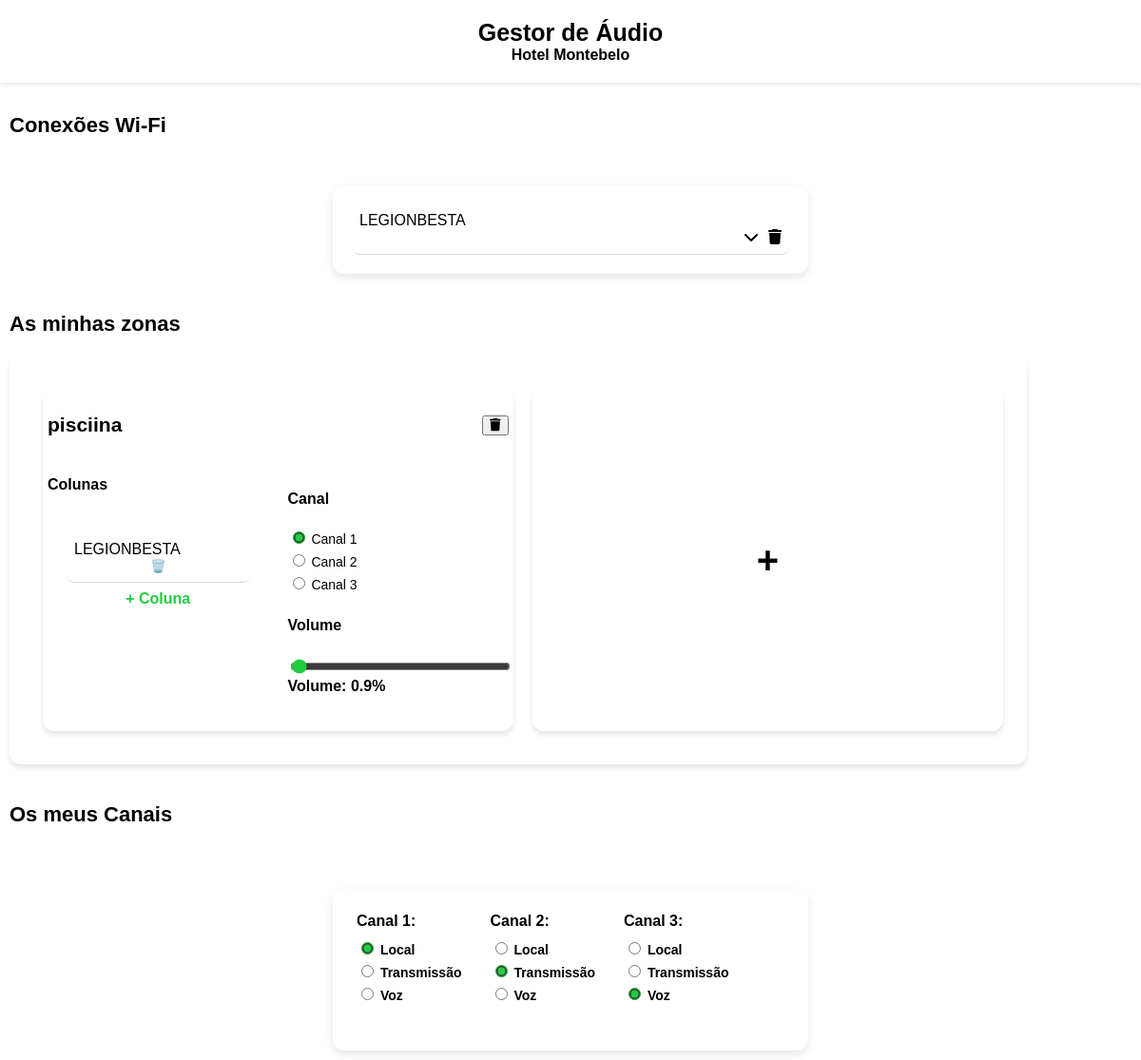
The page / on the database its author committed.
### app.py (models this page shows, shortened)
class Nodes(db.Model):
    id = db.Column(db.Integer, primary_key=True)
    ip = db.Column(db.String(200), nullable=False)
    name = db.Column(db.String(200), nullable=False)
    mac = db.Column(db.String(200), nullable=False)
    area_id = db.Column(db.Integer, db.ForeignKey('areas.id'), nullable=True)

class Areas(db.Model):
    id = db.Column(db.Integer, primary_key=True)
    name = db.Column(db.String(200), nullable=False)
    nodes = db.relationship('Nodes', backref='area', lazy=True)
    channel_id = db.Column(db.Integer, db.ForeignKey('channels.id'), nullable=True)
    volume = db.Column(db.Integer, nullable=False, default=50)

class Channels(db.Model):
    id = db.Column(db.Integer, primary_key=True)
    type = db.Column(db.Enum(ChannelType), nullable=False)  # Enforce restriction
    source = db.Column(db.String(200), nullable=True)

### app.py (the view)
@app.route('/', methods=['GET'])
def index():
    nodes = Nodes.query.order_by(Nodes.id).all()
    areas = Areas.query.order_by(Areas.id).all()
    channels = Channels.query.order_by(Channels.id).all()
    return render_template("index.html", nodes=nodes,areas=areas,channels=channels)

### templates/index.html (shortened to what this page needs)
{% extends 'base.html' %}
{% block body %}
<header>
    <div class="header-content">
        <div class="title">
            <h1>Gestor de Áudio</h1>
            <p>Hotel Montebelo</p>
        </div>
    </div>
</header>
<div class="container">
    <div class="content">
        <h2>Conexões Wi-Fi</h2>
    </div>
</div>
<div class="container centered-container">
    <div class="content">
        <div class="column-box" id="columnBox" style="display: block;">
            {% if nodes|length < 1 %}
            <h1>Nenhum nó encontrado</h1>
            {% else %}
            <div class="column-list" >
                {% for node in nodes %}
                <div class="column-item" onclick="toggleColumnDetails(this)">
                    <span>{{ node.name }}</span>
                    <div class="column-actions" onclick="event.stopPropagation()">
                        <i class="fa-solid fa-chevron-down" onclick="toggleColumnDetails(this)"></i>
                        <a href="/delete/{{ node.id }}"><i class="fa-solid fa-trash" style="color: black;"></i></a>
                    </div>
                </div>
                {% endfor %}
            </div>
            {% endif %}
        </div>
    </div>
</div>
<div class="container">
    <div class="content">
        <h2>As minhas zonas</h2>
        <div class="zone-container">
            {% if areas|length < 1 %}
            <h1>No Areas</h1>
            {% else %}
            {% for area in areas %}
            <div class="zone-box">
                <div class="zone-header">
                    <h3>{{ area.name }}</h3>
                    <button onclick="removeArea('{{ area.name }}')"><i class="fa-solid fa-trash delete-zone"></i></button>
                </div>
                <div class="zone-content">
                    <div class="column-section">
                        <h4>Colunas</h4>
                        <div class="column-list">
                            <div class="column-list">
                                {% for node in nodes if node.area_id == area.id %}
                                <div class="column-item" data-column="{{ node.name }}" data-zone="{{ area.name }}">
                                    <span>{{ node.name }}</span>
                                    <button class="delete-column-button" onclick="removeZoneColumn(this.closest('.column-item'))">🗑️</button>
                                </div>
                                {% endfor %}
                                <div class="add-column-button" onclick="showSelectForZone(this)">
                                    <span>+ Coluna</span>
                                </div>
                            </div>
                        </div>
                    </div>
                    <div class="channel-volume">
                        <div class="channel-section">
                            <h4>Canal</h4>
                            <div class="channel-options">
                                <form action="/update_area_channel" method="POST" id="channelForm">
                                    <label>
                                        <input type="radio" name="channel_id" value="1"
                                            {% if area.channel_id == 1 %} checked {% endif %} style="accent-color: #22cc3f;"> Canal 1
                                    </label>
                                    <label>
                                        <input type="radio" name="channel_id" value="2"
                                            {% if area.channel_id == 2 %} checked {% endif %} style="accent-color: #22cc3f;"> Canal 2
                                    </label>
                                    <label>
                                        <input type="radio" name="channel_id" value="3"
                                            {% if area.channel_id == 3 %} checked {% endif %} style="accent-color: #22cc3f;"> Canal 3
                                    </label>
                                </form>
                            </div>
                        </div>
                        <div class="volume-section">
                            <h4>Volume</h4>
                            <form action="/update_volume" method="POST" class="volume-form">
                                <input type="range" name="volume" min="0" max="100" value="{{ area.volume }}" id="volume-slider">
                                <p id="volume-label">Volume: {{ area.volume }}%</p>
                            </form>
                        </div>
                    </div>
                </div>
            </div>
            {% endfor %}
            {% endif %}
            <div class="zone-box add-zone" id="addAreaButton" onclick="addArea() ">
                <span>+</span>
            </div>
        </div>
    </div>
</div>
<div class="container">
    <div class="content">
        <h2>Os meus Canais</h2>
    </div>
</div>
<div class="container centered-container">
    <div class="content">
        <div class="channels-content">
            {% if channels|length < 1 %}
            <h1>No Channels</h1>
            {% else %}
            <div class="channels-container">
                {% for channel in channels %}
                <div class="channel-group">
                    <label for="channel{{ channel.id }}">Canal {{ channel.id }}:</label>
                    <div class="channel-options">
                        <form id="form_{{ channel.id }}" action="/update_channel/{{ channel.id }}" method="POST">
                            <label>
                                <input type="radio" name="channel_type" value="LOCAL"
                                    {% if channel.type.value == 'LOCAL' %} checked {% endif %}
                                    style="accent-color: #22cc3f;"> Local
                            </label>
                            <label>
                                <input type="radio" name="channel_type" value="STREAMING"
                                    {% if channel.type.value == 'STREAMING' %} checked {% endif %}
                                    style="accent-color: #22cc3f;"> Transmissão
                            </label>
                            <label>
                                <input type="radio" name="channel_type" value="VOICE"
                                    {% if channel.type.value == 'VOICE' %} checked {% endif %}
                                    style="accent-color: #22cc3f;"> Voz
                            </label>
                        </form>
                    </div>
                </div>
                {% endfor %}
            </div>
            {% endif %}
        </div>
    </div>
</div>
{% endblock %}

### templates/base.html (shortened to what this page needs)
<!DOCTYPE html>
<html lang="en">
<head>
    <link rel="stylesheet" href="{{url_for('static',filename='css/main.css')}}">
    <link rel="stylesheet" href="{{url_for('static',filename='css/styles.css')}}">
</head>
<body>
    {% block body %}
    {% endblock %}
</body>
</html>

### static/css/styles.css (style rules this page uses)
body { font-family: Arial, sans-serif; margin: 0; padding: 100; background-color: #ffff; }
header { background: white; padding: 20px; box-shadow: 0px 2px 5px rgba(0, 0, 0, 0.1); margin-bottom: 2px; }
.header-content { display: flex; align-items: center; justify-content: space-between; }
.title { flex-grow: 1; text-align: center; }
h1 { margin: 0; font-size: 25px; font-weight: bold; }
p { margin: 0; font-size: 16px; font-weight: bold; }
.container { max-width: 1200px; margin: 0 auto; background: none; box-shadow: none; border: none; padding: 10px; display: flex; justify-content: flex-start; }
.content { max-width: 500px; width: 100%; }
h2 { font-size: 22px; font-weight: bold; margin: 20px 0; }
.column-box { display: block; background: white; border-radius: 12px; box-shadow: 0px 4px 10px rgba(0, 0, 0, 0.1); padding: 10px; margin-top: 10px; }
.column-list { display: flex; flex-direction: column; max-height: 250px; overflow-y: auto; }
.column-item { display: flex; flex-direction: column; padding: 8px; border-bottom: 1px solid #ddd; cursor: pointer; border-radius: 8px; transition: background 0.3s; background-color: white !important; }
.zone-container { background: white; padding: 35px; border-radius: 12px; box-shadow: 0px 4px 5px rgba(0, 0, 0, 0.1); width: 200%; display: grid; grid-template-columns: repeat(2, 1fr); gap: 30px; flex-direction: column; align-items: center; margin-top: 10px; max-height: 625px; overflow-y: auto; }
.zone-box { background: white; border-radius: 12px; box-shadow: 0px 4px 5px rgba(0, 0, 0, 0.1); padding: 5px; width: 100%; min-height: 350px; }
.zone-header { display: flex; justify-content: space-between; align-items: center; font-size: 18px; font-weight: bold; width: 100%; }
.column-section { width: 100%; }
.column-list { background: white; border-radius: 8px; padding: 10px; }
.column-item { display: flex; flex-direction: column; border-bottom: 1px solid #ddd; cursor: pointer; border-radius: 8px; transition: background 0.3s; }
.column-actions { display: flex; gap: 10px; margin-left: auto; }
.channel-section { width: 100%; margin-top: 15px; }
.channel-options label { display: block; font-size: 14px; margin-bottom: 5px; }
input[type="range"] { width: 100%; margin-top: 5px; background-color: #22cc3f; accent-color: #22cc3f; }
.add-zone { display: flex; justify-content: center; align-items: center; cursor: pointer; font-size: 40px; font-weight: bold; }
.zone-content { display: flex; gap: 20px; }
.column-section { flex: 1; }
.channel-volume { flex: 1; display: flex; flex-direction: column; }
.centered-container { justify-content: center; }
.channels-container { background: white; border-radius: 12px; box-shadow: 0px 4px 10px rgba(0, 0, 0, 0.1); padding: 25px; margin-top: 25px; display: flex; gap: 20px; }
.channel-group { margin-bottom: 20px; }
.channel-group label { font-weight: bold; margin-right: 10px; }
.channel-options { margin-top: 10px; }
.channel-options label { display: block; margin-bottom: 5px; }
.channels-content { justify-content: center; align-items: center; gap: 20px; }
.add-column-button { padding: 8px; text-align: center; color: #22cc3f; font-weight: bold; cursor: pointer; }
.delete-column-button { background: none; border: none; color: red; cursor: pointer; }

### rows shown on the page
Nodes: name "LEGIONBESTA"
Areas: name "pisciina", channel_id "☑ Canal 1", channel_id "☐ Canal 2", channel_id "☐ Canal 3", volume "1", volume "0.9"
Channels: id "1", type "☑ Local", type "☐ Transmissão", type "☐ Voz"
Channels: id "2", type "☐ Local", type "☑ Transmissão", type "☐ Voz"
Channels: id "3", type "☐ Local", type "☐ Transmissão", type "☑ Voz"
